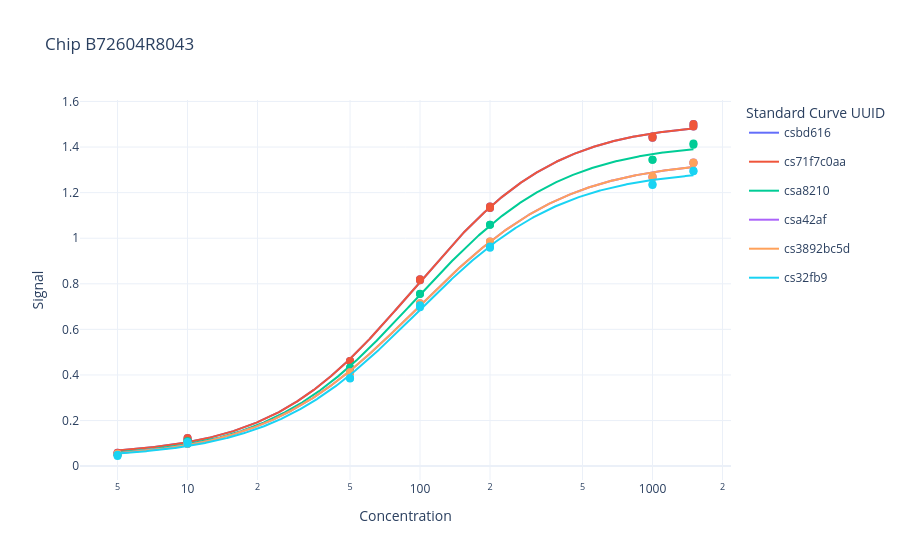
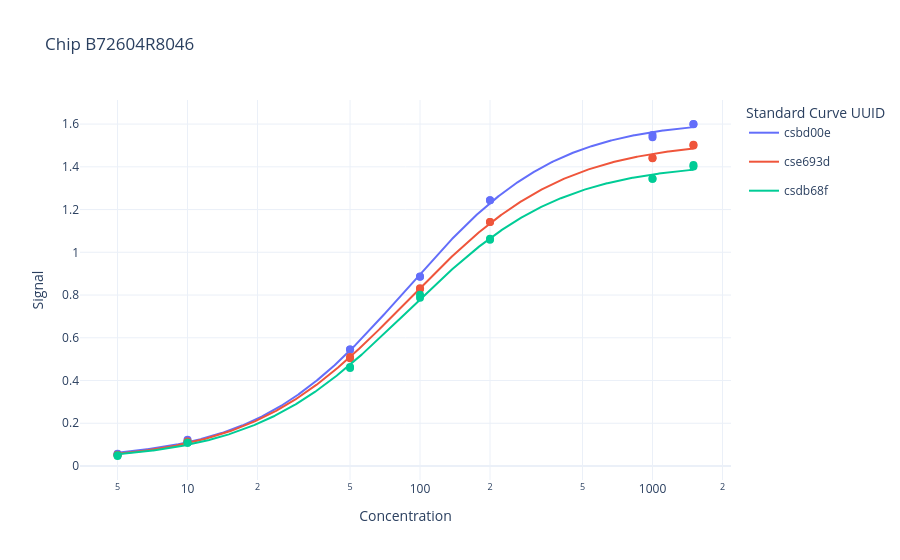

The notebook cell saved with these charts, in order:
### Markdown cell above
## $\color{yellow}{\text{Overlapping}}$

### Code cell
for chip_id, data in bern_data.items():

    for file_name, df in data.items():

        if 'standard' in file_name:

            plt.figure(figsize=(10, 6))
            colours_mpl = plt.cm.tab10(np.linspace(0, 1, len(df)))
            
            fig = go.Figure()
            
            colours_plotly = pc.qualitative.Plotly 

            for i, (colour_mpl, row) in enumerate(zip(colours_mpl, df.itertuples())):
                
                x = parse_values(row.x_csv)
                y = parse_values(row.y_csv)
                x_fit = np.logspace(np.log10(min(x)), np.log10(max(x)), 1000)

                if row.fit_model == '5PL':
                    y_fit = five_pl(x_fit, row.a, row.d, row.c, row.b, row.e)
                else:
                    y_fit = four_pl(x_fit, row.a, row.d, row.c, row.b)
                
                uuid_str = str(row.standard_curve_uuid)

                plt.scatter(x, y, color=colour_mpl, s=30)
                plt.plot(x_fit, y_fit, color=colour_mpl, linewidth=2, label=uuid_str)
                
                colour_plotly = colours_plotly[i % len(colours_plotly)]
                
                fig.add_trace(go.Scatter(
                    x=x, y=y,
                    mode='markers',
                    marker=dict(color=colour_plotly, size=8),
                    name=f'{uuid_str} (Data)',
                    legendgroup=uuid_str,
                    showlegend=False,
                    hoverinfo='x+y'
                ))
                
                fig.add_trace(go.Scatter(
                    x=x_fit, y=y_fit,
                    mode='lines',
                    line=dict(color=colour_plotly, width=2),
                    name=uuid_str,
                    legendgroup=uuid_str,
                    hoverinfo='x+y+name'
                ))

            plt.xscale('log')
            plt.title(f'Chip {chip_id}')
            plt.xlabel('Concentration')
            plt.ylabel('Signal')
            plt.legend(title='Standard Curve UUID', fontsize=8)
            plt.show()
            
            fig.update_layout(
                title=f'Chip {chip_id}',
                xaxis_title='Concentration',
                yaxis_title='Signal',
                xaxis_type='log',
                legend_title='Standard Curve UUID',
                template='plotly_white'
            )
            
            fig.show()

            break

### Figure 1 — Plotly figure (JSON) as saved in the notebook; plotly's stock layout.template omitted (floating-point values rounded to 4 significant figures; data arrays with more than 128 entries replaced by an {"elided": "..."} marker saying what was removed)
{"data": [{"hoverinfo": "x+y", "legendgroup": "csbd616", "marker": {"color": "#636EFA", "size": 8}, "mode": "markers", "name": "csbd616 (Data)", "showlegend": false, "type": "scatter", "x": [5, 5, 10, 10, 50, 50, 100, 100, 200, 200, 1000, 1000, 1500, 1500], "y": [0.059, 0.05469, 0.1173, 0.1239, 0.4602, 0.4611, 0.8157, 0.8196, 1.139, 1.132, 1.447, 1.44, 1.501, 1.49]}, {"hoverinfo": "x+y+name", "legendgroup": "csbd616", "line": {"color": "#636EFA", "width": 2}, "mode": "lines", "name": "csbd616", "type": "scatter", "x": {"elided": "1000 float values"}, "y": {"elided": "1000 float values"}}, {"hoverinfo": "x+y", "legendgroup": "cs71f7c0aa", "marker": {"color": "#EF553B", "size": 8}, "mode": "markers", "name": "cs71f7c0aa (Data)", "showlegend": false, "type": "scatter", "x": [5, 5, 10, 10, 50, 50, 100, 100, 200, 200, 1000, 1000, 1500, 1500], "y": [0.059, 0.05469, 0.1173, 0.1239, 0.4602, 0.4611, 0.8157, 0.8196, 1.139, 1.132, 1.447, 1.44, 1.501, 1.49]}, {"hoverinfo": "x+y+name", "legendgroup": "cs71f7c0aa", "line": {"color": "#EF553B", "width": 2}, "mode": "lines", "name": "cs71f7c0aa", "type": "scatter", "x": {"elided": "1000 float values"}, "y": {"elided": "1000 float values"}}, {"hoverinfo": "x+y", "legendgroup": "csa8210", "marker": {"color": "#00CC96", "size": 8}, "mode": "markers", "name": "csa8210 (Data)", "showlegend": false, "type": "scatter", "x": [5, 5, 10, 10, 50, 50, 100, 100, 200, 200, 1000, 1000, 1500, 1500], "y": [0.05195, 0.05026, 0.1091, 0.1084, 0.4313, 0.4314, 0.7566, 0.755, 1.059, 1.059, 1.345, 1.344, 1.416, 1.41]}, {"hoverinfo": "x+y+name", "legendgroup": "csa8210", "line": {"color": "#00CC96", "width": 2}, "mode": "lines", "name": "csa8210", "type": "scatter", "x": {"elided": "1000 float values"}, "y": {"elided": "1000 float values"}}, {"hoverinfo": "x+y", "legendgroup": "csa42af", "marker": {"color": "#AB63FA", "size": 8}, "mode": "markers", "name": "csa42af (Data)", "showlegend": false, "type": "scatter", "x": [5, 5, 10, 10, 50, 50, 100, 100, 200, 200, 1000, 1000, 1500, 1500], "y": [0.05386, 0.05329, 0.09758, 0.09857, 0.4116, 0.4088, 0.7108, 0.7141, 0.9861, 0.9821, 1.27, 1.267, 1.332, 1.33]}, {"hoverinfo": "x+y+name", "legendgroup": "csa42af", "line": {"color": "#AB63FA", "width": 2}, "mode": "lines", "name": "csa42af", "type": "scatter", "x": {"elided": "1000 float values"}, "y": {"elided": "1000 float values"}}, {"hoverinfo": "x+y", "legendgroup": "cs3892bc5d", "marker": {"color": "#FFA15A", "size": 8}, "mode": "markers", "name": "cs3892bc5d (Data)", "showlegend": false, "type": "scatter", "x": [5, 5, 10, 10, 50, 50, 100, 100, 200, 200, 1000, 1000, 1500, 1500], "y": [0.05386, 0.05329, 0.09758, 0.09857, 0.4116, 0.4088, 0.7108, 0.7141, 0.9861, 0.9821, 1.27, 1.267, 1.332, 1.33]}, {"hoverinfo": "x+y+name", "legendgroup": "cs3892bc5d", "line": {"color": "#FFA15A", "width": 2}, "mode": "lines", "name": "cs3892bc5d", "type": "scatter", "x": {"elided": "1000 float values"}, "y": {"elided": "1000 float values"}}, {"hoverinfo": "x+y", "legendgroup": "cs32fb9", "marker": {"color": "#19D3F3", "size": 8}, "mode": "markers", "name": "cs32fb9 (Data)", "showlegend": false, "type": "scatter", "x": [5, 5, 10, 10, 50, 50, 100, 100, 200, 200, 1000, 1000, 1500, 1500], "y": [0.04944, 0.04435, 0.1055, 0.09776, 0.3839, 0.3868, 0.706, 0.6973, 0.9577, 0.9631, 1.234, 1.237, 1.296, 1.294]}, {"hoverinfo": "x+y+name", "legendgroup": "cs32fb9", "line": {"color": "#19D3F3", "width": 2}, "mode": "lines", "name": "cs32fb9", "type": "scatter", "x": {"elided": "1000 float values"}, "y": {"elided": "1000 float values"}}], "layout": {"legend": {"title": {"text": "Standard Curve UUID"}}, "title": {"text": "Chip B72604R8043"}, "xaxis": {"title": {"text": "Concentration"}, "type": "log"}, "yaxis": {"title": {"text": "Signal"}}}}

### Figure 2 — Plotly figure (JSON) as saved in the notebook; plotly's stock layout.template omitted (floating-point values rounded to 4 significant figures; data arrays with more than 128 entries replaced by an {"elided": "..."} marker saying what was removed)
{"data": [{"hoverinfo": "x+y", "legendgroup": "csbd00e", "marker": {"color": "#636EFA", "size": 8}, "mode": "markers", "name": "csbd00e (Data)", "showlegend": false, "type": "scatter", "x": [5, 5, 10, 10, 50, 50, 100, 100, 200, 200, 1000, 1000, 1500, 1500], "y": [0.05795, 0.05458, 0.1227, 0.1127, 0.545, 0.5452, 0.8857, 0.8871, 1.243, 1.244, 1.548, 1.539, 1.6, 1.599]}, {"hoverinfo": "x+y+name", "legendgroup": "csbd00e", "line": {"color": "#636EFA", "width": 2}, "mode": "lines", "name": "csbd00e", "type": "scatter", "x": {"elided": "1000 float values"}, "y": {"elided": "1000 float values"}}, {"hoverinfo": "x+y", "legendgroup": "cse693d", "marker": {"color": "#EF553B", "size": 8}, "mode": "markers", "name": "cse693d (Data)", "showlegend": false, "type": "scatter", "x": [5, 5, 10, 10, 50, 50, 100, 100, 200, 200, 1000, 1000, 1500, 1500], "y": [0.05275, 0.05102, 0.1134, 0.1145, 0.51, 0.5046, 0.8318, 0.8288, 1.142, 1.142, 1.442, 1.44, 1.503, 1.499]}, {"hoverinfo": "x+y+name", "legendgroup": "cse693d", "line": {"color": "#EF553B", "width": 2}, "mode": "lines", "name": "cse693d", "type": "scatter", "x": {"elided": "1000 float values"}, "y": {"elided": "1000 float values"}}, {"hoverinfo": "x+y", "legendgroup": "csdb68f", "marker": {"color": "#00CC96", "size": 8}, "mode": "markers", "name": "csdb68f (Data)", "showlegend": false, "type": "scatter", "x": [5, 5, 10, 10, 50, 50, 100, 100, 200, 200, 1000, 1000, 1500, 1500], "y": [0.04999, 0.04689, 0.1093, 0.1093, 0.463, 0.4592, 0.8015, 0.7874, 1.059, 1.064, 1.344, 1.344, 1.409, 1.402]}, {"hoverinfo": "x+y+name", "legendgroup": "csdb68f", "line": {"color": "#00CC96", "width": 2}, "mode": "lines", "name": "csdb68f", "type": "scatter", "x": {"elided": "1000 float values"}, "y": {"elided": "1000 float values"}}], "layout": {"legend": {"title": {"text": "Standard Curve UUID"}}, "title": {"text": "Chip B72604R8046"}, "xaxis": {"title": {"text": "Concentration"}, "type": "log"}, "yaxis": {"title": {"text": "Signal"}}}}
